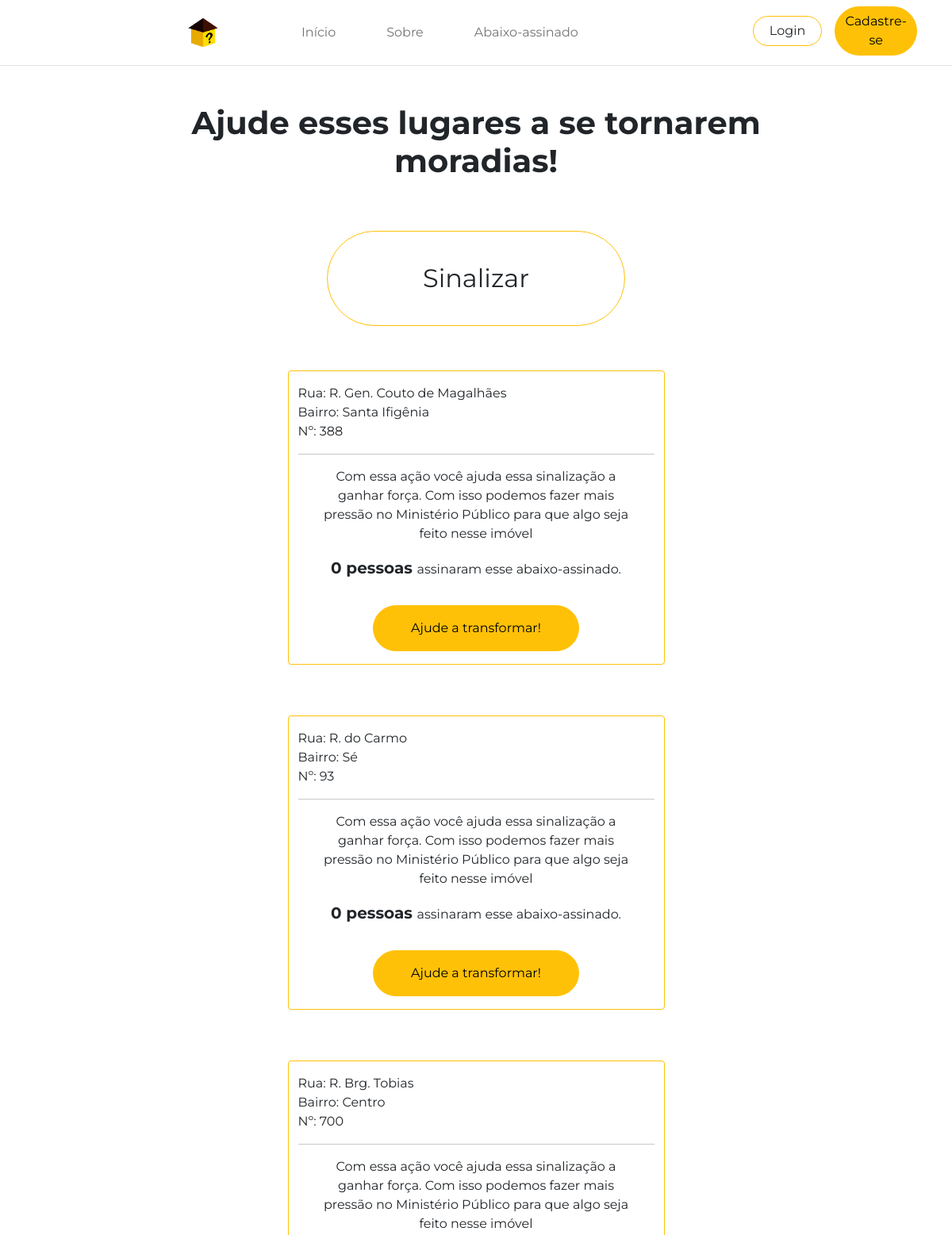
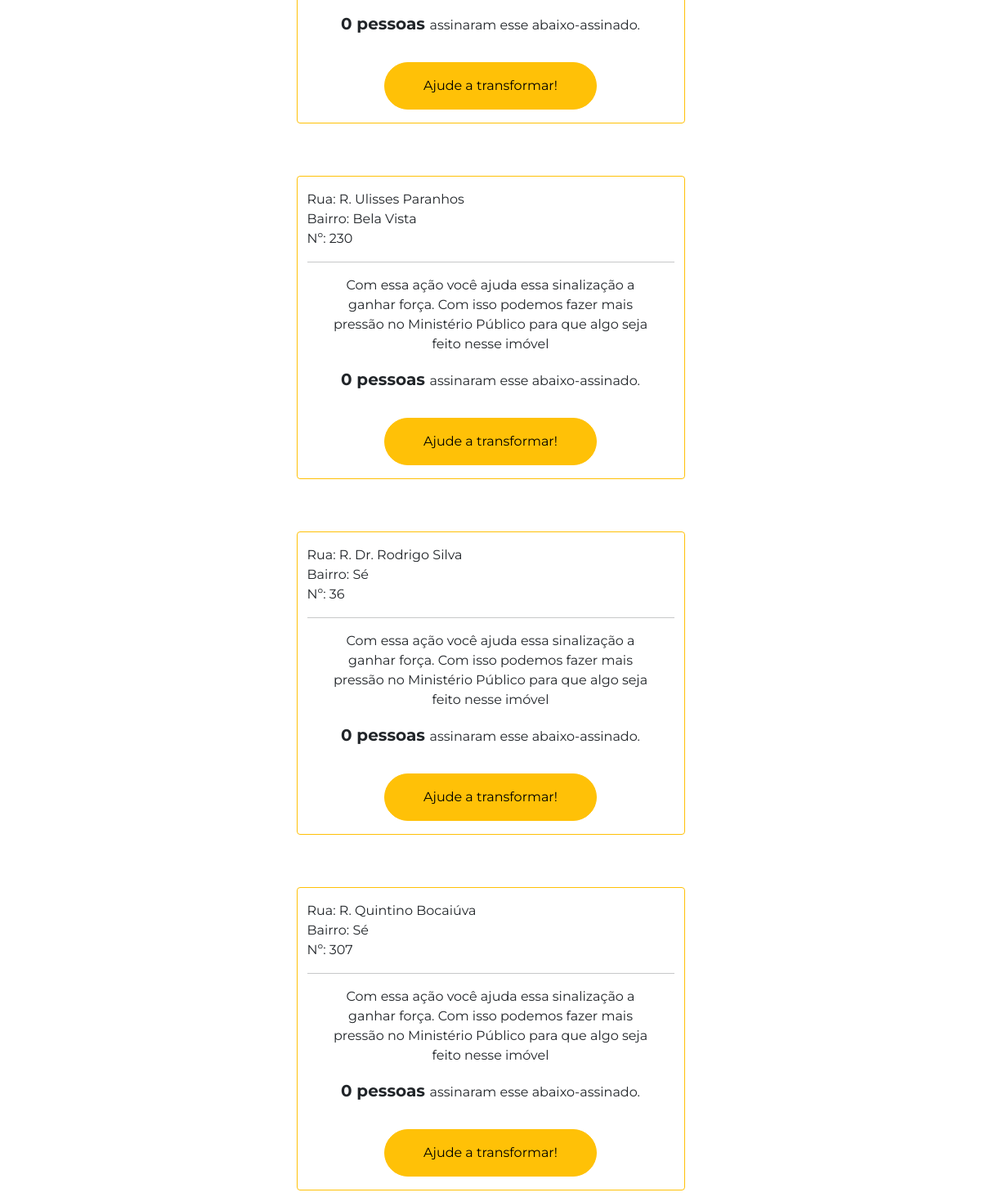
Screenshot of /frontend/pages/assinado.php with the database file from the repository (2 pictures, top to bottom).
### tables this page shows
CREATE TABLE `imov_aban_ver` (
  `ID_IMOVEL` int(11) NOT NULL,
  `IMAGEM` tinytext DEFAULT NULL,
  `LOGRADOURO` varchar(60) NOT NULL,
  `NUMERO` int(11) NOT NULL,
  `COMPLEMENTO` varchar(80) DEFAULT NULL,
  `BAIRRO` varchar(30) NOT NULL,
  `CEP` char(9) NOT NULL
);

### backend/avancos.php (called while the page is built)
<?php
require 'Connection.php';
$consulta = $pdo->query("SELECT * FROM IMOV_ABAN_VER");

### backend/contadorAssinaturas.php (called while the page is built, shortened)
<?php
function CONTADOR($idImovel){
    require ('Connection.php');
$consultaAssinaturas = $pdo->query(" SELECT IMOV_ABAN_VER.ID_IMOVEL
,COUNT(ABAIXO_ASSIN.ID_IMOVEL) AS Assinaturas
FROM ABAIXO_ASSIN INNER JOIN IMOV_ABAN_VER
ON ABAIXO_ASSIN.ID_IMOVEL = IMOV_ABAN_VER.ID_IMOVEL
WHERE IMOV_ABAN_VER.ID_IMOVEL = $idImovel
GROUP BY IMOV_ABAN_VER.ID_IMOVEL;
");
$total = 0;
return $total;
}

### frontend/pages/assinado.php (the view, shortened to what this page needs)
<?php
require '../../backend/Connection.php';
require '../../backend/avancos.php';
require '../../backend/contadorAssinaturas.php';
?>
<!DOCTYPE html>
<html lang="pt-br">
<head>
    <link href="https://cdn.jsdelivr.net/npm/bootstrap@5.0.0-beta1/dist/css/bootstrap.min.css" rel="stylesheet">
    <link rel="stylesheet" href="style.css">
</head>
<body>
    <div class="container-fluid mt-lg-5 ">
        <div class="row d-flex justify-content-center">
            <div class="col-lg-9 col-sm-12 align-self-start text-center">
                <p class="display-6 fw-bolder text-body">Ajude esses lugares a se tornarem moradias!</p>
            </div>
        </div>
        <div class="row d-flex justify-content-center mt-lg-5 mt-sm-3">
            <div class="col-lg-4 col-sm-10 text-center">
                <a href="./cadastro_sinalizacao.php">
                    <button class="btn border-warning rounded-pill fs-2 text-body" style=" height: 15vh; width: 100%">
                        Sinalizar
                    </button>
                </a>
            </div>
        </div>
        <?php
        while ($linha = $consulta->fetch(PDO::FETCH_ASSOC)) {
        ?>
            <div class="container mt-0 ">
                <div class="row mt-lg-5 mt-md-3 mt-sm-3 d-flex justify-content-center">
                    <div class="col-lg-5 border py-3 border-warning rounded m-2 justify-content-center">
                        <ul class="list-group list-group-flush">
                            <li class="list-group">Rua: <?= $linha['LOGRADOURO']; ?></li>
                            <li class="list-group">Bairro: <?= $linha['BAIRRO']; ?></li>
                            <li class="list-group">Nº: <?= $linha['NUMERO']; ?></li>
                        </ul>
                        <hr>
                        <div class="row d-flex justify-content-center">
                            <div class="col-lg-11 col-sm-12 align-self-start text-center">
                                <p>Com essa ação você ajuda essa sinalização a ganhar força. Com isso podemos fazer mais pressão no Ministério Público para que algo seja feito nesse imóvel</p>
                                <p class="my-2"><b class="fs-5"><?= CONTADOR($linha['ID_IMOVEL']); ?> pessoas </b> assinaram esse abaixo-assinado.</p>
                            </div>
                        </div>
                        <br>
                        <div class="container-fluid">
                            <div class="row d-flex justify-content-center">
                                <div class="col-lg-8 col-md-10 col-sm-12">
                                    <a href="./form.php?id=<?= $linha['ID_IMOVEL']; ?>"> <button type="button" class="me-3  btn py-3 w-100 btn-warning rounded-pill" data-toggle="modal" data-target="#popUpdate">Ajude a transformar!</button> <a>
                                </div>
                            </div>
                        </div>
                    </div>
                <?php
            }
                ?>
</body>
</html>

### frontend/styles/style.css (style rules this page uses)
* { font-family: 'Montserrat', sans-serif; margin: 0px; padding: 0px; }

### rows the page displays
imov_aban_ver: LOGRADOURO "R. Gen. Couto de Magalhães", BAIRRO "Santa Ifigênia", NUMERO "388", ID_IMOVEL "0"
imov_aban_ver: LOGRADOURO "R. do Carmo", BAIRRO "Sé", NUMERO "93", ID_IMOVEL "0"
imov_aban_ver: LOGRADOURO "R. Brg. Tobias", BAIRRO "Centro", NUMERO "700", ID_IMOVEL "0"
imov_aban_ver: LOGRADOURO "R. Ulisses Paranhos", BAIRRO "Bela Vista", NUMERO "230", ID_IMOVEL "0"
imov_aban_ver: LOGRADOURO "R. Dr. Rodrigo Silva", BAIRRO "Sé", NUMERO "36", ID_IMOVEL "0"
imov_aban_ver: LOGRADOURO "R. Quintino Bocaiúva", BAIRRO "Sé", NUMERO "307", ID_IMOVEL "0"
